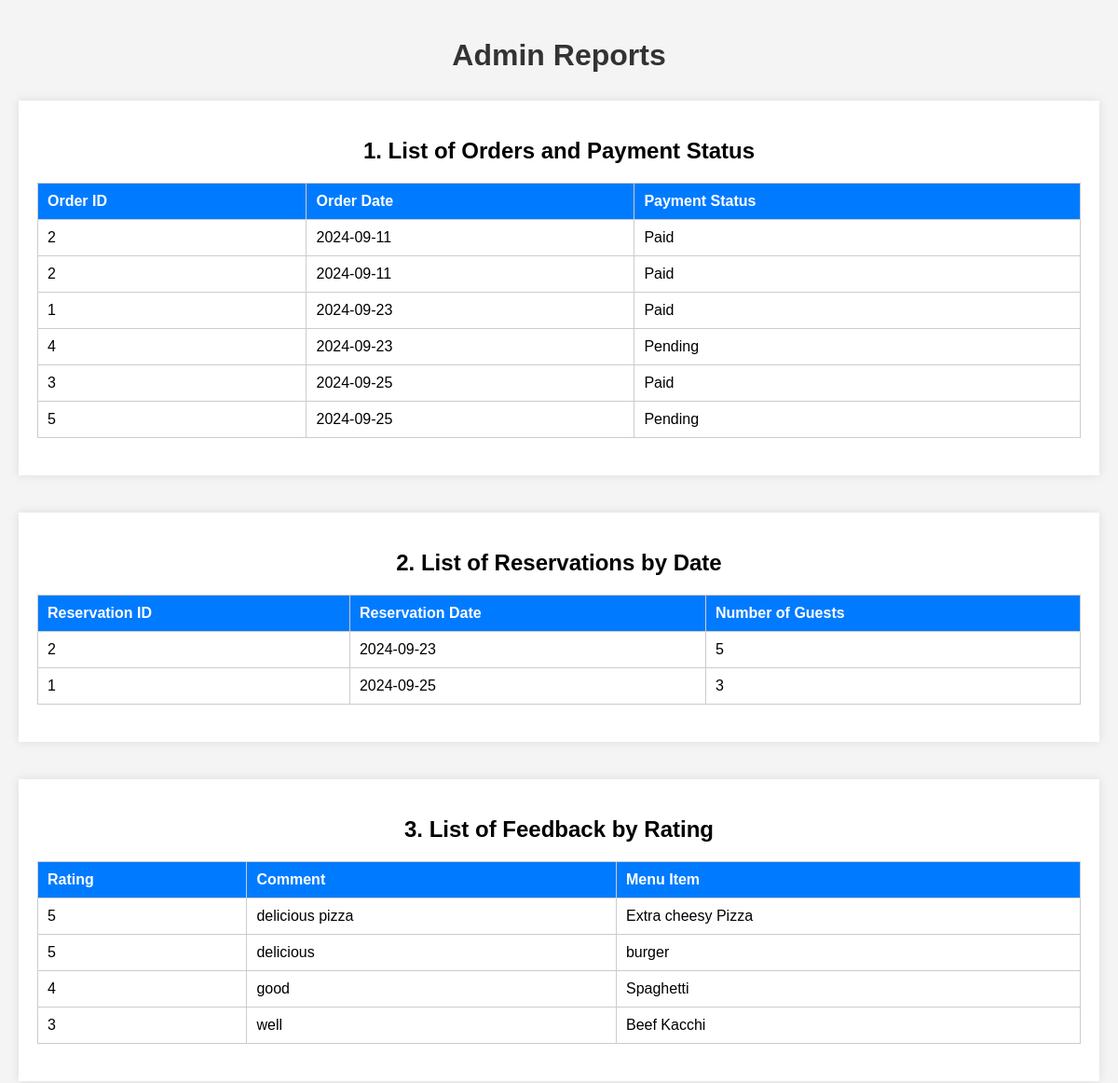
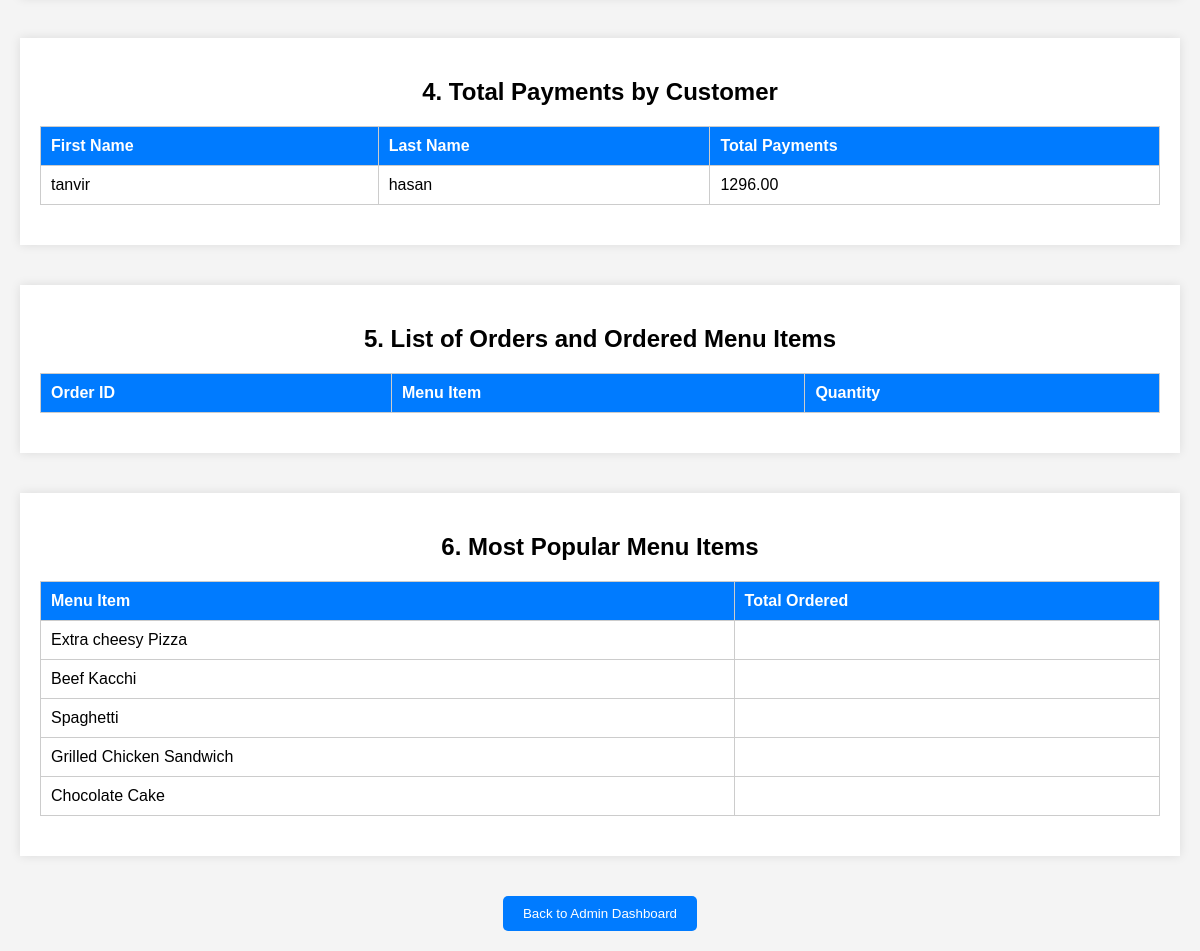
The app's page /report.php with its own data (2 pictures, top to bottom).
### tables this page shows
CREATE TABLE `order_r` (
  `Order_ID` int(11) NOT NULL,
  `Order_Date` date DEFAULT NULL,
  `Order_Time` time DEFAULT NULL,
  `Total_Amount` decimal(10,2) DEFAULT NULL,
  `Payment_Status` varchar(20) DEFAULT NULL,
  `Customer_ID` int(11) DEFAULT NULL
);

CREATE TABLE `reservation` (
  `Reservation_ID` int(11) NOT NULL,
  `Reservation_Date` date DEFAULT NULL,
  `Reservation_Time` time DEFAULT NULL,
  `Number_of_Guests` int(11) DEFAULT NULL,
  `Customer_ID` int(11) DEFAULT NULL
);

CREATE TABLE `feedback` (
  `Feedback_ID` int(11) NOT NULL,
  `Rating` int(11) DEFAULT NULL,
  `Comment` varchar(255) DEFAULT NULL,
  `Customer_ID` int(11) DEFAULT NULL,
  `Menu_ID` int(11) DEFAULT NULL
);

### report.php (the view, shortened to what this page needs)
<?php
$mysqli = new mysqli('localhost', 'root', '', 'restaurant_db');
$order_query = "SELECT Order_R.Order_ID, Order_R.Order_Date,
                CASE
                    WHEN Payment.Payment_ID IS NOT NULL THEN 'Paid'
                    ELSE 'Pending'
                END AS Payment_Status
                FROM Order_R
                LEFT JOIN Payment ON Order_R.Order_ID = Payment.Order_ID
                ORDER BY Order_R.Order_Date";
$reservation_query = "SELECT Reservation.Reservation_ID, Reservation.Reservation_Date, Reservation.Number_of_Guests
                     FROM Reservation
                     WHERE EXISTS (SELECT 1 FROM Customer WHERE Customer.Customer_ID = Reservation.Customer_ID)
                     ORDER BY Reservation.Reservation_Date";
$feedback_query = "SELECT Feedback.Rating, Feedback.Comment,
                  (SELECT Menu.Name FROM Menu WHERE Menu.Menu_ID = Feedback.Menu_ID) AS Menu_Item
                  FROM Feedback
                  ORDER BY Feedback.Rating DESC";
$payment_query = "SELECT Customer.First_Name, Customer.Last_Name,
                  (SELECT SUM(Payment.Payment_Amount)
                   FROM Payment
                   WHERE Payment.Customer_ID = Customer.Customer_ID) AS Total_Payments
                  FROM Customer";
$popular_items_query = "SELECT Menu.Name,
                        (SELECT SUM(Order_Item.Quantity)
                         FROM Order_Item
                         WHERE Order_Item.Menu_ID = Menu.Menu_ID) AS Total_Ordered
                        FROM Menu
                        ORDER BY Total_Ordered DESC
                        LIMIT 5";
$order_result = $mysqli->query($order_query);
$reservation_result = $mysqli->query($reservation_query);
$feedback_result = $mysqli->query($feedback_query);
$payment_result = $mysqli->query($payment_query);
$popular_items_result = $mysqli->query($popular_items_query);
?>
<!DOCTYPE html>
<html lang="en">
<head>
</head>
<body>
<h1>Admin Reports</h1>
<div class="container">
    <div class="report">
        <h2>1. List of Orders and Payment Status</h2>
        <table>
            <tr>
                <th>Order ID</th>
                <th>Order Date</th>
                <th>Payment Status</th>
            </tr>
            <?php while ($row = $order_result->fetch_assoc()): ?>
                <tr>
                    <td><?= $row['Order_ID'] ?></td>
                    <td><?= $row['Order_Date'] ?></td>
                    <td><?= $row['Payment_Status'] ?></td>
                </tr>
            <?php endwhile; ?>
        </table>
    </div>
    <div class="report">
        <h2>2. List of Reservations by Date</h2>
        <table>
            <tr>
                <th>Reservation ID</th>
                <th>Reservation Date</th>
                <th>Number of Guests</th>
            </tr>
            <?php while ($row = $reservation_result->fetch_assoc()): ?>
                <tr>
                    <td><?= $row['Reservation_ID'] ?></td>
                    <td><?= $row['Reservation_Date'] ?></td>
                    <td><?= $row['Number_of_Guests'] ?></td>
                </tr>
            <?php endwhile; ?>
        </table>
    </div>
    <div class="report">
        <h2>3. List of Feedback by Rating</h2>
        <table>
            <tr>
                <th>Rating</th>
                <th>Comment</th>
                <th>Menu Item</th>
            </tr>
            <?php while ($row = $feedback_result->fetch_assoc()): ?>
                <tr>
                    <td><?= $row['Rating'] ?></td>
                    <td><?= $row['Comment'] ?></td>
                    <td><?= $row['Menu_Item'] ?></td>
                </tr>
            <?php endwhile; ?>
        </table>
    </div>
    <div class="report">
        <h2>4. Total Payments by Customer</h2>
        <table>
            <tr>
                <th>First Name</th>
                <th>Last Name</th>
                <th>Total Payments</th>
            </tr>
            <?php while ($row = $payment_result->fetch_assoc()): ?>
                <tr>
                    <td><?= $row['First_Name'] ?></td>
                    <td><?= $row['Last_Name'] ?></td>
                    <td><?= $row['Total_Payments'] ?></td>
                </tr>
            <?php endwhile; ?>
        </table>
    </div>
    <div class="report">
        <h2>5. List of Orders and Ordered Menu Items</h2>
        <table>
            <tr>
                <th>Order ID</th>
                <th>Menu Item</th>
                <th>Quantity</th>
            </tr>
        </table>
    </div>
    <div class="report">
        <h2>6. Most Popular Menu Items</h2>
        <table>
            <tr>
                <th>Menu Item</th>
                <th>Total Ordered</th>
            </tr>
            <?php while ($row = $popular_items_result->fetch_assoc()): ?>
                <tr>
                    <td><?= $row['Name'] ?></td>
                    <td><?= $row['Total_Ordered'] ?></td>
                </tr>
            <?php endwhile; ?>
        </table>
    </div>
    <a href="admin.php"><button class="btn-back">Back to Admin Dashboard</button></a>
</div>
</body>
</html>

### report.php (style rules this page uses)
body { font-family: Arial, sans-serif; background-color: #f4f4f4; margin: 0; padding: 20px; text-align: center; }
h1 { color: #333; }
.container { margin-top: 30px; }
.report { margin-bottom: 40px; padding: 20px; background-color: #fff; box-shadow: 0 0 10px rgba(0, 0, 0, 0.1); }
table { width: 100%; border-collapse: collapse; margin: 20px 0; }
th, td { border: 1px solid #ccc; padding: 10px; text-align: left; }
th { background-color: #007bff; color: white; }
.btn-back { padding: 10px 20px; background-color: #007bff; color: white; border: none; border-radius: 5px; cursor: pointer; }

### records on screen
order_r: Order_ID "2", Order_Date "2024-09-11", Payment_Status "Paid"
order_r: Order_ID "1", Order_Date "2024-09-23", Payment_Status "Paid"
order_r: Order_ID "4", Order_Date "2024-09-23", Payment_Status "Pending"
order_r: Order_ID "3", Order_Date "2024-09-25", Payment_Status "Paid"
order_r: Order_ID "5", Order_Date "2024-09-25", Payment_Status "Pending"
reservation: Reservation_ID "2", Reservation_Date "2024-09-23", Number_of_Guests "5"
reservation: Reservation_ID "1", Reservation_Date "2024-09-25", Number_of_Guests "3"
feedback: Rating "5", Comment "delicious pizza", Menu_Item "Extra cheesy Pizza"
feedback: Rating "5", Comment "delicious", Menu_Item "burger"
feedback: Rating "4", Comment "good", Menu_Item "Spaghetti"
feedback: Rating "3", Comment "well", Menu_Item "Beef Kacchi"

### other values on screen
$row['First_Name'] "tanvir"
$row['Last_Name'] "hasan"
$row['Total_Payments'] "1296.00"
$row['Name'] "Extra cheesy Pizza"
$row['Name'] "Beef Kacchi"
$row['Name'] "Spaghetti"
$row['Name'] "Grilled Chicken Sandwich"
$row['Name'] "Chocolate Cake"
